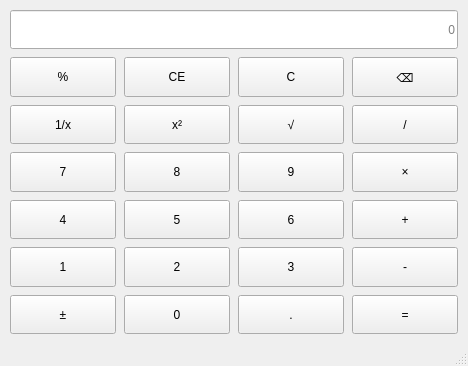
<?xml version="1.0" encoding="UTF-8"?>
<ui version="4.0">
 <class>MainWindow</class>
 <widget class="QMainWindow" name="MainWindow">
  <property name="geometry">
   <rect>
    <x>0</x>
    <y>0</y>
    <width>468</width>
    <height>366</height>
   </rect>
  </property>
  <property name="windowTitle">
   <string>计算器</string>
  </property>
  <widget class="QWidget" name="centralwidget">
   <layout class="QVBoxLayout" name="verticalLayout">
    <property name="spacing">
     <number>8</number>
    </property>
    <property name="leftMargin">
     <number>10</number>
    </property>
    <property name="topMargin">
     <number>10</number>
    </property>
    <property name="rightMargin">
     <number>10</number>
    </property>
    <property name="bottomMargin">
     <number>10</number>
    </property>
    <item>
     <layout class="QGridLayout" name="gridLayout">
      <property name="spacing">
       <number>8</number>
      </property>
      <item row="5" column="0">
       <widget class="QPushButton" name="btnNum1">
        <property name="sizePolicy">
         <sizepolicy hsizetype="Minimum" vsizetype="Minimum">
          <horstretch>0</horstretch>
          <verstretch>0</verstretch>
         </sizepolicy>
        </property>
        <property name="text">
         <string>1</string>
        </property>
       </widget>
      </item>
      <item row="5" column="1">
       <widget class="QPushButton" name="btnNum2">
        <property name="sizePolicy">
         <sizepolicy hsizetype="Minimum" vsizetype="Minimum">
          <horstretch>0</horstretch>
          <verstretch>0</verstretch>
         </sizepolicy>
        </property>
        <property name="text">
         <string>2</string>
        </property>
       </widget>
      </item>
      <item row="5" column="3">
       <widget class="QPushButton" name="btnMinus">
        <property name="sizePolicy">
         <sizepolicy hsizetype="Minimum" vsizetype="Minimum">
          <horstretch>0</horstretch>
          <verstretch>0</verstretch>
         </sizepolicy>
        </property>
        <property name="text">
         <string>-</string>
        </property>
       </widget>
      </item>
      <item row="1" column="3">
       <widget class="QPushButton" name="btnDel">
        <property name="sizePolicy">
         <sizepolicy hsizetype="Minimum" vsizetype="Minimum">
          <horstretch>0</horstretch>
          <verstretch>0</verstretch>
         </sizepolicy>
        </property>
        <property name="text">
         <string>⌫</string>
        </property>
       </widget>
      </item>
      <item row="4" column="1">
       <widget class="QPushButton" name="btnNum5">
        <property name="sizePolicy">
         <sizepolicy hsizetype="Minimum" vsizetype="Minimum">
          <horstretch>0</horstretch>
          <verstretch>0</verstretch>
         </sizepolicy>
        </property>
        <property name="text">
         <string>5</string>
        </property>
       </widget>
      </item>
      <item row="4" column="2">
       <widget class="QPushButton" name="btnNum6">
        <property name="sizePolicy">
         <sizepolicy hsizetype="Minimum" vsizetype="Minimum">
          <horstretch>0</horstretch>
          <verstretch>0</verstretch>
         </sizepolicy>
        </property>
        <property name="text">
         <string>6</string>
        </property>
       </widget>
      </item>
      <item row="2" column="2">
       <widget class="QPushButton" name="btnSqrt">
        <property name="sizePolicy">
         <sizepolicy hsizetype="Minimum" vsizetype="Minimum">
          <horstretch>0</horstretch>
          <verstretch>0</verstretch>
         </sizepolicy>
        </property>
        <property name="text">
         <string>√</string>
        </property>
       </widget>
      </item>
      <item row="3" column="0">
       <widget class="QPushButton" name="btnNum7">
        <property name="sizePolicy">
         <sizepolicy hsizetype="Minimum" vsizetype="Minimum">
          <horstretch>0</horstretch>
          <verstretch>0</verstretch>
         </sizepolicy>
        </property>
        <property name="text">
         <string>7</string>
        </property>
       </widget>
      </item>
      <item row="6" column="0">
       <widget class="QPushButton" name="btnPlus">
        <property name="sizePolicy">
         <sizepolicy hsizetype="Minimum" vsizetype="Minimum">
          <horstretch>0</horstretch>
          <verstretch>0</verstretch>
         </sizepolicy>
        </property>
        <property name="text">
         <string>±</string>
        </property>
       </widget>
      </item>
      <item row="0" column="0" colspan="4">
       <widget class="QLineEdit" name="display">
        <property name="sizePolicy">
         <sizepolicy hsizetype="Expanding" vsizetype="Preferred">
          <horstretch>0</horstretch>
          <verstretch>0</verstretch>
         </sizepolicy>
        </property>
        <property name="alignment">
         <set>Qt::AlignmentFlag::AlignRight|Qt::AlignmentFlag::AlignTrailing|Qt::AlignmentFlag::AlignVCenter</set>
        </property>
        <property name="placeholderText">
         <string>0</string>
        </property>
       </widget>
      </item>
      <item row="6" column="1">
       <widget class="QPushButton" name="btnNum0">
        <property name="sizePolicy">
         <sizepolicy hsizetype="Minimum" vsizetype="Minimum">
          <horstretch>0</horstretch>
          <verstretch>0</verstretch>
         </sizepolicy>
        </property>
        <property name="text">
         <string>0</string>
        </property>
       </widget>
      </item>
      <item row="1" column="1">
       <widget class="QPushButton" name="btnClearAll">
        <property name="sizePolicy">
         <sizepolicy hsizetype="Minimum" vsizetype="Minimum">
          <horstretch>0</horstretch>
          <verstretch>0</verstretch>
         </sizepolicy>
        </property>
        <property name="text">
         <string>CE</string>
        </property>
       </widget>
      </item>
      <item row="1" column="2">
       <widget class="QPushButton" name="btnClear">
        <property name="sizePolicy">
         <sizepolicy hsizetype="Minimum" vsizetype="Minimum">
          <horstretch>0</horstretch>
          <verstretch>0</verstretch>
         </sizepolicy>
        </property>
        <property name="text">
         <string>C</string>
        </property>
       </widget>
      </item>
      <item row="2" column="1">
       <widget class="QPushButton" name="btnSquare">
        <property name="sizePolicy">
         <sizepolicy hsizetype="Minimum" vsizetype="Minimum">
          <horstretch>0</horstretch>
          <verstretch>0</verstretch>
         </sizepolicy>
        </property>
        <property name="text">
         <string>x²</string>
        </property>
       </widget>
      </item>
      <item row="4" column="3">
       <widget class="QPushButton" name="btnAdd">
        <property name="sizePolicy">
         <sizepolicy hsizetype="Minimum" vsizetype="Minimum">
          <horstretch>0</horstretch>
          <verstretch>0</verstretch>
         </sizepolicy>
        </property>
        <property name="text">
         <string>+</string>
        </property>
       </widget>
      </item>
      <item row="4" column="0">
       <widget class="QPushButton" name="btnNum4">
        <property name="sizePolicy">
         <sizepolicy hsizetype="Minimum" vsizetype="Minimum">
          <horstretch>0</horstretch>
          <verstretch>0</verstretch>
         </sizepolicy>
        </property>
        <property name="text">
         <string>4</string>
        </property>
       </widget>
      </item>
      <item row="2" column="0">
       <widget class="QPushButton" name="btnInverse">
        <property name="sizePolicy">
         <sizepolicy hsizetype="Minimum" vsizetype="Minimum">
          <horstretch>0</horstretch>
          <verstretch>0</verstretch>
         </sizepolicy>
        </property>
        <property name="text">
         <string>1/x</string>
        </property>
       </widget>
      </item>
      <item row="3" column="3">
       <widget class="QPushButton" name="btnMultiply">
        <property name="sizePolicy">
         <sizepolicy hsizetype="Minimum" vsizetype="Minimum">
          <horstretch>0</horstretch>
          <verstretch>0</verstretch>
         </sizepolicy>
        </property>
        <property name="text">
         <string>×</string>
        </property>
       </widget>
      </item>
      <item row="6" column="3">
       <widget class="QPushButton" name="btnEqual">
        <property name="sizePolicy">
         <sizepolicy hsizetype="Minimum" vsizetype="Minimum">
          <horstretch>0</horstretch>
          <verstretch>0</verstretch>
         </sizepolicy>
        </property>
        <property name="text">
         <string>=</string>
        </property>
       </widget>
      </item>
      <item row="5" column="2">
       <widget class="QPushButton" name="btnNum3">
        <property name="sizePolicy">
         <sizepolicy hsizetype="Minimum" vsizetype="Minimum">
          <horstretch>0</horstretch>
          <verstretch>0</verstretch>
         </sizepolicy>
        </property>
        <property name="text">
         <string>3</string>
        </property>
       </widget>
      </item>
      <item row="2" column="3">
       <widget class="QPushButton" name="btnDivide">
        <property name="sizePolicy">
         <sizepolicy hsizetype="Minimum" vsizetype="Minimum">
          <horstretch>0</horstretch>
          <verstretch>0</verstretch>
         </sizepolicy>
        </property>
        <property name="text">
         <string>/</string>
        </property>
       </widget>
      </item>
      <item row="1" column="0">
       <widget class="QPushButton" name="btnPercentage">
        <property name="sizePolicy">
         <sizepolicy hsizetype="Minimum" vsizetype="Minimum">
          <horstretch>0</horstretch>
          <verstretch>0</verstretch>
         </sizepolicy>
        </property>
        <property name="text">
         <string>%</string>
        </property>
       </widget>
      </item>
      <item row="6" column="2">
       <widget class="QPushButton" name="btnPeriod">
        <property name="sizePolicy">
         <sizepolicy hsizetype="Minimum" vsizetype="Minimum">
          <horstretch>0</horstretch>
          <verstretch>0</verstretch>
         </sizepolicy>
        </property>
        <property name="text">
         <string>.</string>
        </property>
       </widget>
      </item>
      <item row="3" column="2">
       <widget class="QPushButton" name="btnNum9">
        <property name="sizePolicy">
         <sizepolicy hsizetype="Minimum" vsizetype="Minimum">
          <horstretch>0</horstretch>
          <verstretch>0</verstretch>
         </sizepolicy>
        </property>
        <property name="text">
         <string>9</string>
        </property>
       </widget>
      </item>
      <item row="3" column="1">
       <widget class="QPushButton" name="btnNum8">
        <property name="sizePolicy">
         <sizepolicy hsizetype="Minimum" vsizetype="Minimum">
          <horstretch>0</horstretch>
          <verstretch>0</verstretch>
         </sizepolicy>
        </property>
        <property name="text">
         <string>8</string>
        </property>
       </widget>
      </item>
     </layout>
    </item>
   </layout>
  </widget>
  <widget class="QStatusBar" name="statusbar"/>
 </widget>
 <resources/>
 <connections/>
</ui>
